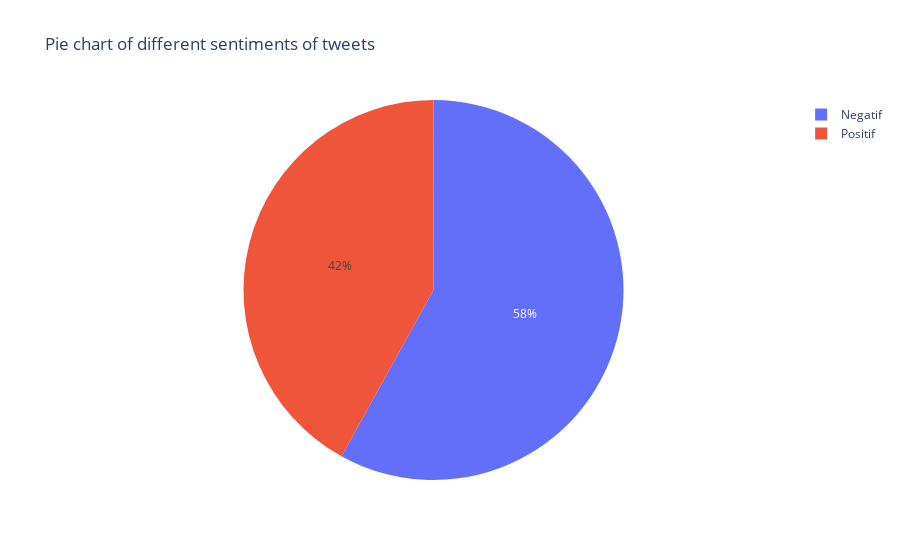

Source (notebook cell):
### Markdown cell above
#### **3.4.3 Data Visualization**

### Code cell
# Pie Chart for Sentiments, Blue for Positif and Red for Negatif
fig = px.pie(tweet_df, names='sentiment', title ='Pie chart of different sentiments of tweets')
fig.show()

### Figure 1 — Plotly figure (JSON) as saved in the notebook; plotly's stock layout.template omitted (floating-point values rounded to 4 significant figures; data arrays with more than 128 entries replaced by an {"elided": "..."} marker saying what was removed)
{"data": [{"domain": {"x": [0, 1], "y": [0, 1]}, "hovertemplate": "sentiment=%{label}<extra></extra>", "labels": {"elided": "2002 str values"}, "legendgroup": "", "name": "", "showlegend": true, "type": "pie"}], "layout": {"legend": {"tracegroupgap": 0}, "title": {"text": "Pie chart of different sentiments of tweets"}}}
